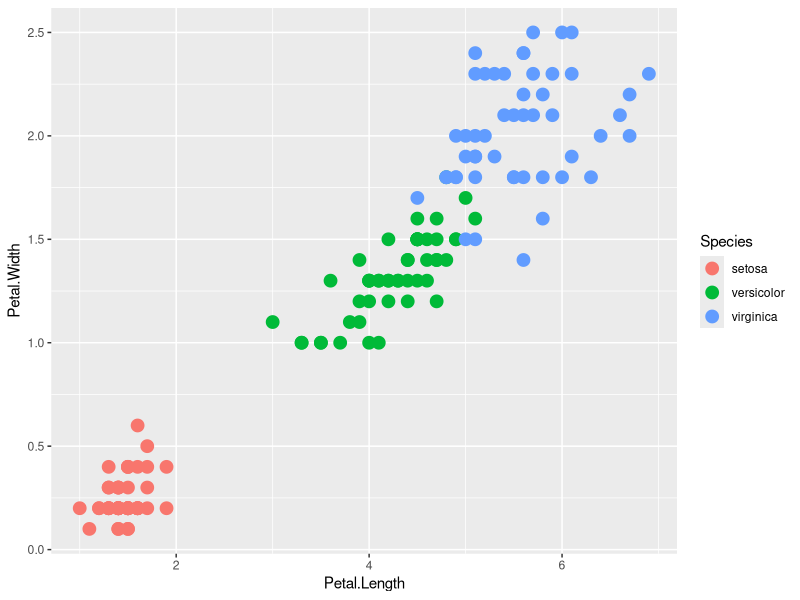
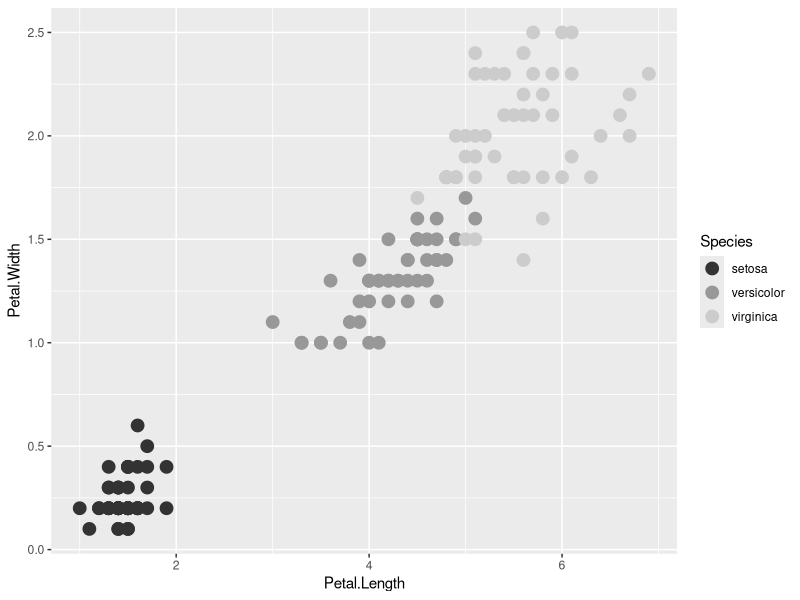
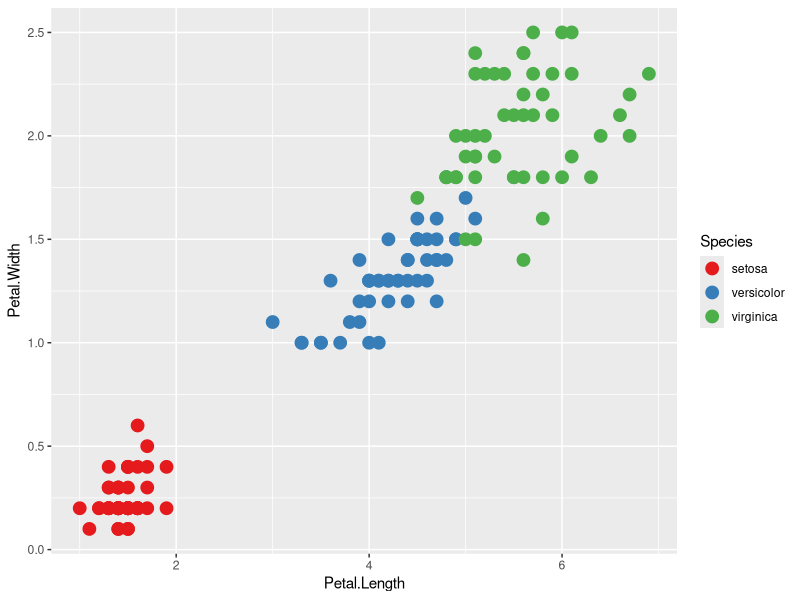

Recreate these plots in R, in order.
## ---- chunk 1
rm(scale_colour_discrete)
## ---- chunk 2
library(ggplot2)

#default colors
qplot(data=iris, Petal.Length, Petal.Width, color=Species, size=I(4))

#change default without arguments
scale_colour_discrete <- scale_colour_grey
last_plot()
#change default with arguments
scale_colour_discrete <- function(...) scale_color_brewer(palette="Set1")
last_plot()
